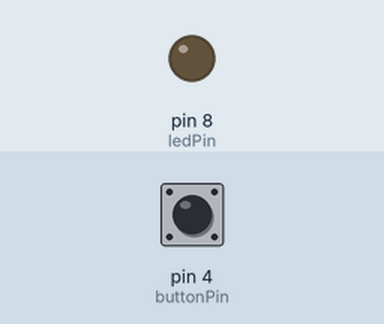
Simulated run of this sketch. Board: Arduino Uno, built with avr-gcc and run on an emulated ATmega328P. On the bench: output pins drawn as LEDs (lit = HIGH). The test bench sets the inputs (shaded band); at power-on: pin 4 (buttonPin) LOW.

Above: at 1.2 s.
1.3 s: pin 4 (buttonPin) pulled HIGH for 3.2 s
At 5.2 s:
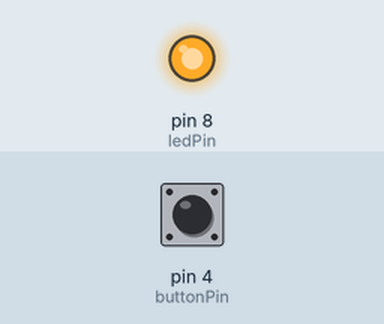
6.0 s: pin 4 (buttonPin) pulled HIGH for 0.15 s
At 6.5 s:
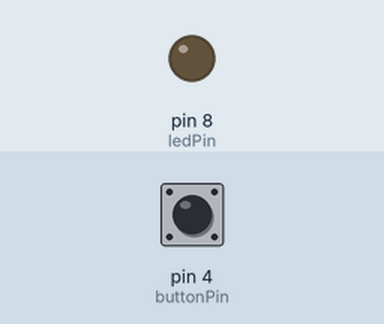
Timing chart, 0 to 9.0 s (numbered marks = the images above; inputs shaded):
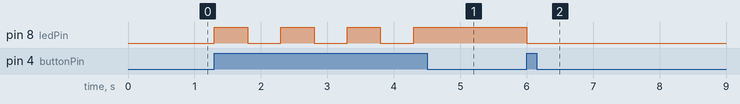

The sketch:

Led_OnOff.ino
```cpp
// *** affectation des variables ***
int ledPin = 8; // ma led = pin 8 du arduino
int buttonPin = 4; // le bouton = pin 4
int timeDelay = 500; // mon temps de delai

// L'état initial de mon bouton poussoir (ici éteint)
bool buttonState = false;

void setup()
{
  pinMode(ledPin, OUTPUT); // init de ma led
  pinMode(buttonPin, INPUT); // init de mon bouton
}

void loop()
{
  // condition 1 : bouton appuyé ET état actuel du bouton éteint
  if (digitalRead(buttonPin) == HIGH && !buttonState)
  {
    digitalWrite(ledPin, HIGH); // j'allume ma led
    buttonState = !buttonState;  // je change l'état de false à true
    delay(timeDelay); // je mets un temps de delai
  }

      // condition 2 : bouton appuyé ET état actuel du bouton allumé
  if (digitalRead(buttonPin) == HIGH && buttonState)
  {
    digitalWrite(ledPin, LOW); // j'éteins ma led
    buttonState = !buttonState; // je change l'état du bouton à false
    delay(timeDelay); // je mets un temps de delai
  }
}
```

Measured:
- after the input at 1.3 s, pin 8 (ledPin): alternates HIGH for 0.50 s and LOW for 0.50 s, 7 changes in all, then stays HIGH, starting at once
- after the input at 6.0 s, pin 8 (ledPin): HIGH → LOW at once
